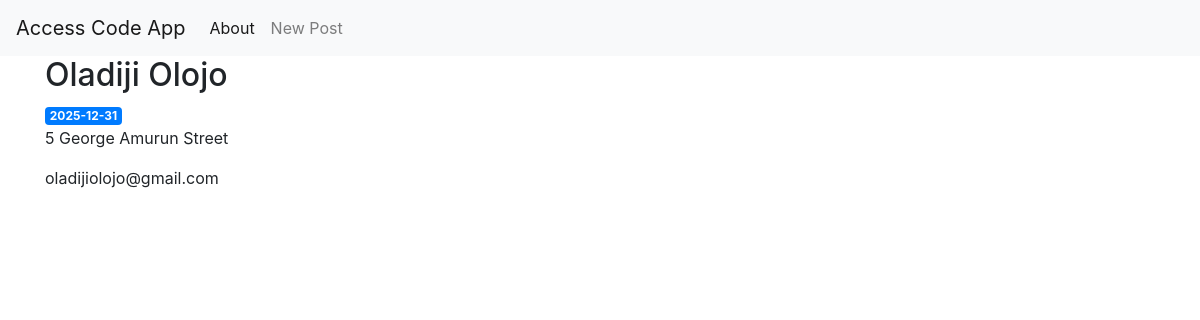
/5/user, run on an earlier commit of the app's database.
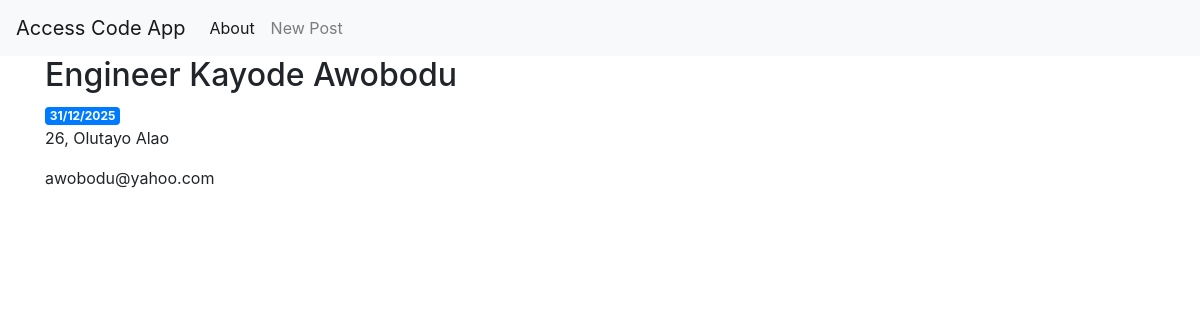
And on a later commit of the database.
### tables this page shows
CREATE TABLE users (
    user_id INTEGER PRIMARY KEY AUTOINCREMENT,
    full_name TEXT NOT NULL,
    resident_address TEXT NOT NULL,
    email TEXT NOT NULL,
    validity_date TIMESTAMP NOT NULL,
    u_created TIMESTAMP NOT NULL DEFAULT CURRENT_TIMESTAMP
);

### app.py (the view)
@app.route('/<int:user_id>/user')
def view(user_id):
    user = get_user(user_id)
    return render_template('view.html', user=user)

### app.py (called while the page is built)
def get_db_connection():
    conn = sqlite3.connect('database.db')
    conn.row_factory = sqlite3.Row
    return conn

def get_user(user_id):
    conn = get_db_connection()
    user = conn.execute('SELECT * FROM users WHERE user_id = ?', \
                       (user_id,)).fetchone()
    conn.close()
    if user is None:
        abort(404)
    return user

### templates/view.html
{% extends 'base.html' %}
{% block content %}
    <h2>{% block title %} {{ user['full_name'] }} {% endblock %}</h2>
    <span class="badge badge-primary">{{ user['validity_date'] }}</span>
    <p>{{ user['resident_address'] }}</p>
    <p>{{ user['email'] }}</p>
{% endblock %}

What changed in the data, as far as the page shows it:
changed users: full_name "Oladiji Olojo" → "Engineer Kayode Awobodu"; validity_date "2025-12-31" → "31/12/2025"; resident_address "5 George Amurun Street" → "26, Olutayo Alao"; email "oladijiolojo@gmail.com" → "awobodu@yahoo.com"
